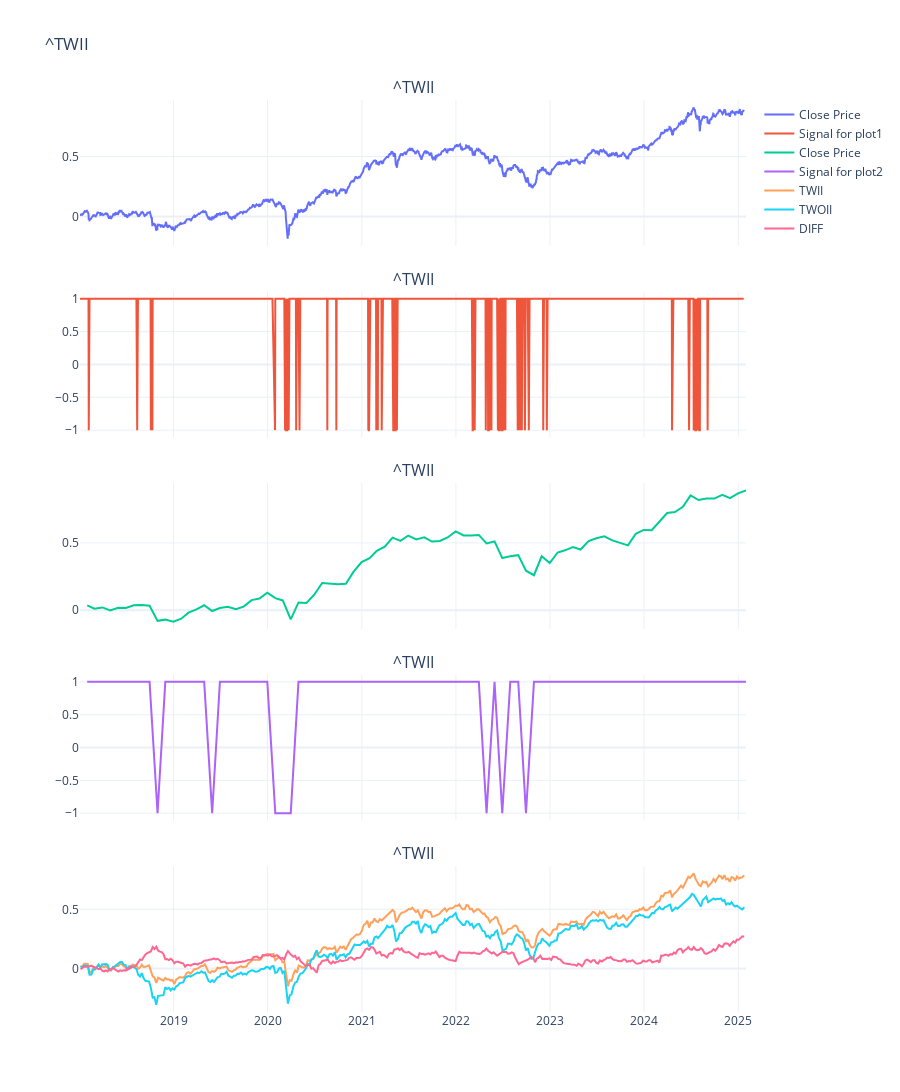

Notebook code for this chart:
### Code cell
from plotly.subplots import make_subplots
import plotly.graph_objs as go
import yfinance as yf
import numpy as np

symbol = "^TWII"
start = '2018-01-01'
data = yf.download(symbol, start=start, rounding=2, progress=False)

# Data for plot 1
data_plot1 = data[["Close"]].pct_change().dropna()
data_plot1["pct_power_5"] = np.power(data_plot1.Close, 5)
tajm = 242
alpha = 2 / (tajm + 1)
data_plot1['cumsum_bm'] = data_plot1.Close.cumsum()
data_plot1['ma_cumsum_bm'] = data_plot1.cumsum_bm.rolling(60).mean()
data_plot1['pct_for_calculating_profit'] = data_plot1.Close.shift(-2)
data_plot1["pct_power_5_ema"] = data_plot1["pct_power_5"].ewm(alpha=alpha, adjust=False).mean()
data_plot1['pct_power_5_ema_shift_1'] = data_plot1.pct_power_5_ema.shift(1)
data_plot1['signal'] = data_plot1.apply(lambda row: 1 if row['pct_power_5_ema'] > row['pct_power_5_ema_shift_1']*1.01 or row['pct_power_5_ema'] > 0 else -1, axis=1)
data_plot1['strat_pct'] = data_plot1.signal * data_plot1.pct_for_calculating_profit

# Data for plot 2 (monthly)
data_plot2 = data[["Close"]].pct_change().dropna()
data_plot2 = data_plot2.resample("ME").sum()

data_plot2["pct_power_5"] = np.power(data_plot2.Close, 5)
tajm = 3
alpha = 2 / (tajm + 1)
data_plot2['cumsum_bm'] = data_plot2.Close.cumsum()
data_plot2['ma_cumsum_bm'] = data_plot2.cumsum_bm.rolling(60).mean()
data_plot2['pct_for_calculating_profit'] = data_plot2.Close.shift(-2)
data_plot2["pct_power_5_ema"] = data_plot2["pct_power_5"].ewm(alpha=alpha, adjust=False).mean()
data_plot2['pct_power_5_ema_shift_1'] = data_plot2.pct_power_5_ema.shift(1)
data_plot2['signal'] = data_plot2.apply(lambda row: 1 if row['pct_power_5_ema'] > row['pct_power_5_ema_shift_1']*1.01 or row['pct_power_5_ema'] > 0 else -1, axis=1)
data_plot2['strat_pct'] = data_plot2.signal * data_plot2.pct_for_calculating_profit

# Data for plot 3 (TWII vs TWOII)
twoii = yf.download("^TWOII", start=start, progress=False, rounding=2)
data_plot3 = data[['Close']].copy()
data_plot3.columns = ["twii"]
data_plot3['twoii'] = twoii['Close']
df_log = np.log(data_plot3 / data_plot3.shift(1))
df_log = df_log.resample("W-FRI").sum()

df_log['diff'] = df_log['twii'] - df_log['twoii']
df_cumsum = df_log.cumsum()

# Create subplots with reduced vertical spacing
fig = make_subplots(rows=5, cols=1, shared_xaxes=True, vertical_spacing=0.05,
                     subplot_titles=[symbol, symbol, symbol, symbol, symbol])

# Add plot 1
fig.add_trace(go.Scatter(x=data_plot1.index, y=data_plot1.cumsum_bm, mode='lines', name='Close Price'), row=1, col=1)
fig.add_trace(go.Scatter(x=data_plot1.index, y=data_plot1['signal'], mode='lines', name='Signal for plot1'), row=2, col=1)

# Add plot 2
fig.add_trace(go.Scatter(x=data_plot2.index, y=data_plot2.cumsum_bm, mode='lines', name='Close Price'), row=3, col=1)
fig.add_trace(go.Scatter(x=data_plot2.index, y=data_plot2['signal'], mode='lines', name='Signal for plot2'), row=4, col=1)

# Add plot 3
fig.add_trace(go.Scatter(x=df_cumsum.index, y=df_cumsum['twii'], mode='lines', name='TWII'), row=5, col=1)
fig.add_trace(go.Scatter(x=df_cumsum.index, y=df_cumsum['twoii'], mode='lines', name='TWOII'), row=5, col=1)
fig.add_trace(go.Scatter(x=df_cumsum.index, y=df_cumsum['diff'], mode='lines', name='DIFF', yaxis="y2"), row=5, col=1)

# Update layout
fig.update_layout(
    title=symbol,
    template="plotly_white",
    height=1800
)

# Show the plot and save it as an HTML file
fig.write_html("combined_plot.html")
fig.show()

### Figure 1 — Plotly figure (JSON) as saved in the notebook; plotly's stock layout.template omitted (floating-point values rounded to 4 significant figures; data arrays with more than 128 entries replaced by an {"elided": "..."} marker saying what was removed)
{"data": [{"mode": "lines", "name": "Close Price", "type": "scatter", "x": {"elided": "1715 str values"}, "xaxis": "x", "y": {"elided": "1715 float values"}, "yaxis": "y"}, {"mode": "lines", "name": "Signal for plot1", "type": "scatter", "x": {"elided": "1715 str values"}, "xaxis": "x2", "y": {"elided": "1715 int values"}, "yaxis": "y2"}, {"mode": "lines", "name": "Close Price", "type": "scatter", "x": ["2018-01-31T00:00:00", "2018-02-28T00:00:00", "2018-03-31T00:00:00", "2018-04-30T00:00:00", "2018-05-31T00:00:00", "2018-06-30T00:00:00", "2018-07-31T00:00:00", "2018-08-31T00:00:00", "2018-09-30T00:00:00", "2018-10-31T00:00:00", "2018-11-30T00:00:00", "2018-12-31T00:00:00", "2019-01-31T00:00:00", "2019-02-28T00:00:00", "2019-03-31T00:00:00", "2019-04-30T00:00:00", "2019-05-31T00:00:00", "2019-06-30T00:00:00", "2019-07-31T00:00:00", "2019-08-31T00:00:00", "2019-09-30T00:00:00", "2019-10-31T00:00:00", "2019-11-30T00:00:00", "2019-12-31T00:00:00", "2020-01-31T00:00:00", "2020-02-29T00:00:00", "2020-03-31T00:00:00", "2020-04-30T00:00:00", "2020-05-31T00:00:00", "2020-06-30T00:00:00", "2020-07-31T00:00:00", "2020-08-31T00:00:00", "2020-09-30T00:00:00", "2020-10-31T00:00:00", "2020-11-30T00:00:00", "2020-12-31T00:00:00", "2021-01-31T00:00:00", "2021-02-28T00:00:00", "2021-03-31T00:00:00", "2021-04-30T00:00:00", "2021-05-31T00:00:00", "2021-06-30T00:00:00", "2021-07-31T00:00:00", "2021-08-31T00:00:00", "2021-09-30T00:00:00", "2021-10-31T00:00:00", "2021-11-30T00:00:00", "2021-12-31T00:00:00", "2022-01-31T00:00:00", "2022-02-28T00:00:00", "2022-03-31T00:00:00", "2022-04-30T00:00:00", "2022-05-31T00:00:00", "2022-06-30T00:00:00", "2022-07-31T00:00:00", "2022-08-31T00:00:00", "2022-09-30T00:00:00", "2022-10-31T00:00:00", "2022-11-30T00:00:00", "2022-12-31T00:00:00", "2023-01-31T00:00:00", "2023-02-28T00:00:00", "2023-03-31T00:00:00", "2023-04-30T00:00:00", "2023-05-31T00:00:00", "2023-06-30T00:00:00", "2023-07-31T00:00:00", "2023-08-31T00:00:00", "2023-09-30T00:00:00", "2023-10-31T00:00:00", "2023-11-30T00:00:00", "2023-12-31T00:00:00", "2024-01-31T00:00:00", "2024-02-29T00:00:00", "2024-03-31T00:00:00", "2024-04-30T00:00:00", "2024-05-31T00:00:00", "2024-06-30T00:00:00", "2024-07-31T00:00:00", "2024-08-31T00:00:00", "2024-09-30T00:00:00", "2024-10-31T00:00:00", "2024-11-30T00:00:00", "2024-12-31T00:00:00", "2025-01-31T00:00:00"], "xaxis": "x3", "y": [0.0364, 0.01222, 0.0212, -0.001278, 0.01935, 0.01657, 0.0371, 0.03839, 0.0336, -0.07843, -0.06934, -0.08436, -0.06265, -0.01747, 0.00688, 0.0373, -0.005606, 0.01678, 0.02575, 0.007347, 0.02728, 0.07541, 0.08729, 0.1309, 0.09021, 0.07321, -0.06791, 0.05828, 0.05474, 0.1158, 0.2028, 0.1984, 0.1933, 0.1961, 0.2866, 0.3584, 0.387, 0.4413, 0.4716, 0.539, 0.5147, 0.5547, 0.5264, 0.5417, 0.5101, 0.5142, 0.5402, 0.5849, 0.5552, 0.5549, 0.5593, 0.4963, 0.511, 0.3876, 0.4017, 0.4091, 0.2935, 0.2601, 0.401, 0.3508, 0.4288, 0.445, 0.4689, 0.4509, 0.5136, 0.5342, 0.5483, 0.5189, 0.5024, 0.4813, 0.5677, 0.596, 0.5945, 0.6536, 0.7219, 0.7294, 0.7674, 0.8526, 0.8182, 0.8286, 0.829, 0.8563, 0.8324, 0.8676, 0.89], "yaxis": "y3"}, {"mode": "lines", "name": "Signal for plot2", "type": "scatter", "x": ["2018-01-31T00:00:00", "2018-02-28T00:00:00", "2018-03-31T00:00:00", "2018-04-30T00:00:00", "2018-05-31T00:00:00", "2018-06-30T00:00:00", "2018-07-31T00:00:00", "2018-08-31T00:00:00", "2018-09-30T00:00:00", "2018-10-31T00:00:00", "2018-11-30T00:00:00", "2018-12-31T00:00:00", "2019-01-31T00:00:00", "2019-02-28T00:00:00", "2019-03-31T00:00:00", "2019-04-30T00:00:00", "2019-05-31T00:00:00", "2019-06-30T00:00:00", "2019-07-31T00:00:00", "2019-08-31T00:00:00", "2019-09-30T00:00:00", "2019-10-31T00:00:00", "2019-11-30T00:00:00", "2019-12-31T00:00:00", "2020-01-31T00:00:00", "2020-02-29T00:00:00", "2020-03-31T00:00:00", "2020-04-30T00:00:00", "2020-05-31T00:00:00", "2020-06-30T00:00:00", "2020-07-31T00:00:00", "2020-08-31T00:00:00", "2020-09-30T00:00:00", "2020-10-31T00:00:00", "2020-11-30T00:00:00", "2020-12-31T00:00:00", "2021-01-31T00:00:00", "2021-02-28T00:00:00", "2021-03-31T00:00:00", "2021-04-30T00:00:00", "2021-05-31T00:00:00", "2021-06-30T00:00:00", "2021-07-31T00:00:00", "2021-08-31T00:00:00", "2021-09-30T00:00:00", "2021-10-31T00:00:00", "2021-11-30T00:00:00", "2021-12-31T00:00:00", "2022-01-31T00:00:00", "2022-02-28T00:00:00", "2022-03-31T00:00:00", "2022-04-30T00:00:00", "2022-05-31T00:00:00", "2022-06-30T00:00:00", "2022-07-31T00:00:00", "2022-08-31T00:00:00", "2022-09-30T00:00:00", "2022-10-31T00:00:00", "2022-11-30T00:00:00", "2022-12-31T00:00:00", "2023-01-31T00:00:00", "2023-02-28T00:00:00", "2023-03-31T00:00:00", "2023-04-30T00:00:00", "2023-05-31T00:00:00", "2023-06-30T00:00:00", "2023-07-31T00:00:00", "2023-08-31T00:00:00", "2023-09-30T00:00:00", "2023-10-31T00:00:00", "2023-11-30T00:00:00", "2023-12-31T00:00:00", "2024-01-31T00:00:00", "2024-02-29T00:00:00", "2024-03-31T00:00:00", "2024-04-30T00:00:00", "2024-05-31T00:00:00", "2024-06-30T00:00:00", "2024-07-31T00:00:00", "2024-08-31T00:00:00", "2024-09-30T00:00:00", "2024-10-31T00:00:00", "2024-11-30T00:00:00", "2024-12-31T00:00:00", "2025-01-31T00:00:00"], "xaxis": "x4", "y": [1, 1, 1, 1, 1, 1, 1, 1, 1, -1, 1, 1, 1, 1, 1, 1, -1, 1, 1, 1, 1, 1, 1, 1, -1, -1, -1, 1, 1, 1, 1, 1, 1, 1, 1, 1, 1, 1, 1, 1, 1, 1, 1, 1, 1, 1, 1, 1, 1, 1, 1, -1, 1, -1, 1, 1, -1, 1, 1, 1, 1, 1, 1, 1, 1, 1, 1, 1, 1, 1, 1, 1, 1, 1, 1, 1, 1, 1, 1, 1, 1, 1, 1, 1, 1], "yaxis": "y4"}, {"mode": "lines", "name": "TWII", "type": "scatter", "x": {"elided": "369 str values"}, "xaxis": "x5", "y": {"elided": "369 float values"}, "yaxis": "y5"}, {"mode": "lines", "name": "TWOII", "type": "scatter", "x": {"elided": "369 str values"}, "xaxis": "x5", "y": {"elided": "369 float values"}, "yaxis": "y5"}, {"mode": "lines", "name": "DIFF", "type": "scatter", "x": {"elided": "369 str values"}, "xaxis": "x5", "y": {"elided": "369 float values"}, "yaxis": "y5"}], "layout": {"annotations": [{"font": {"size": 16}, "showarrow": false, "text": "^TWII", "x": 0.5, "xanchor": "center", "xref": "paper", "y": 1, "yanchor": "bottom", "yref": "paper"}, {"font": {"size": 16}, "showarrow": false, "text": "^TWII", "x": 0.5, "xanchor": "center", "xref": "paper", "y": 0.79, "yanchor": "bottom", "yref": "paper"}, {"font": {"size": 16}, "showarrow": false, "text": "^TWII", "x": 0.5, "xanchor": "center", "xref": "paper", "y": 0.58, "yanchor": "bottom", "yref": "paper"}, {"font": {"size": 16}, "showarrow": false, "text": "^TWII", "x": 0.5, "xanchor": "center", "xref": "paper", "y": 0.37, "yanchor": "bottom", "yref": "paper"}, {"font": {"size": 16}, "showarrow": false, "text": "^TWII", "x": 0.5, "xanchor": "center", "xref": "paper", "y": 0.16, "yanchor": "bottom", "yref": "paper"}], "height": 1800, "title": {"text": "^TWII"}, "xaxis": {"anchor": "y", "domain": [0, 1], "matches": "x5", "showticklabels": false}, "xaxis2": {"anchor": "y2", "domain": [0, 1], "matches": "x5", "showticklabels": false}, "xaxis3": {"anchor": "y3", "domain": [0, 1], "matches": "x5", "showticklabels": false}, "xaxis4": {"anchor": "y4", "domain": [0, 1], "matches": "x5", "showticklabels": false}, "xaxis5": {"anchor": "y5", "domain": [0, 1]}, "yaxis": {"anchor": "x", "domain": [0.84, 1]}, "yaxis2": {"anchor": "x2", "domain": [0.63, 0.79]}, "yaxis3": {"anchor": "x3", "domain": [0.42, 0.58]}, "yaxis4": {"anchor": "x4", "domain": [0.21, 0.37]}, "yaxis5": {"anchor": "x5", "domain": [0, 0.16]}}}
